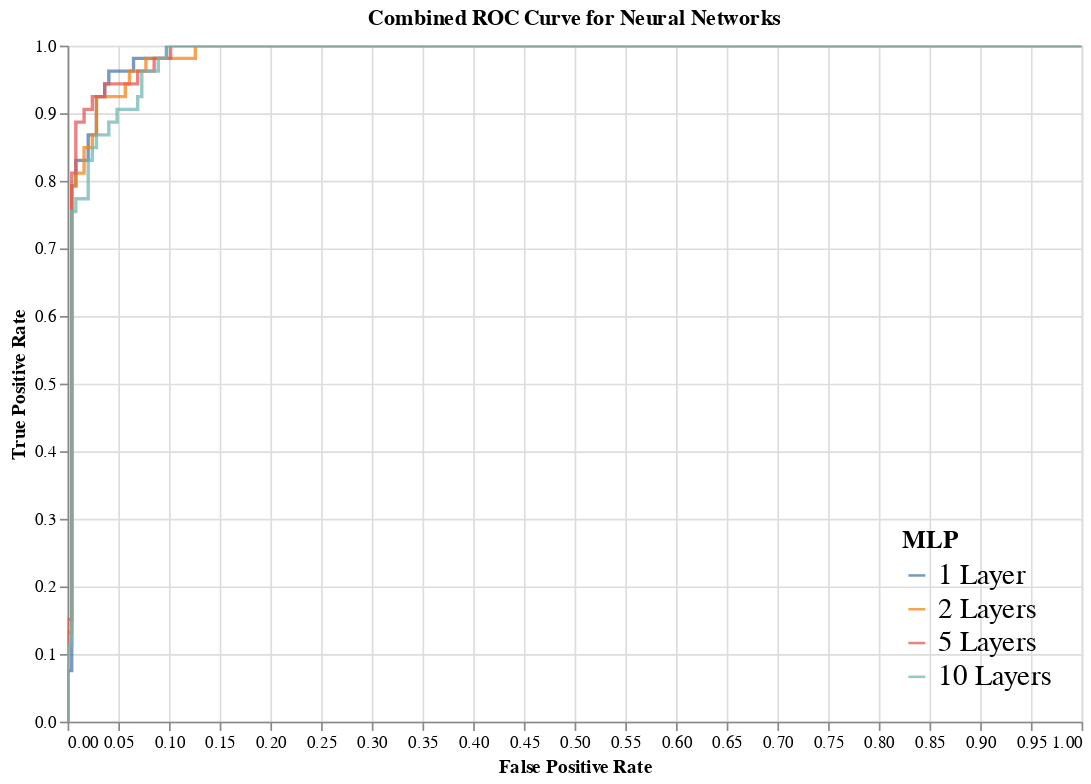

The notebook cell saved with this chart:
### Code cell
# Combined ROC Curve (Altair)
import altair as alt

legend_order = ['1 Layer', '2 Layers', '5 Layers', '10 Layers']

combined_nn_roc_plot = alt.Chart(combined_nn_roc_df).mark_line(size=2, opacity=0.75).encode(
    x=alt.X('FPR', title='False Positive Rate'),
    y=alt.Y('TPR', title='True Positive Rate'),
    color=alt.Color("Model", sort=legend_order, legend=alt.Legend(title="MLP", orient="bottom-right"))
).configure_legend(
    titleFontSize=15,
    labelFontSize=17
).properties(
    width=600,
    height=400,
    title="Combined ROC Curve for Neural Networks"
).interactive()

combined_nn_roc_plot

### Figure 1 — Vega-Lite specification as saved in the notebook (floating-point values rounded to 4 significant figures)
{"config": {"view": {"continuousWidth": 300, "continuousHeight": 300}, "legend": {"labelFontSize": 17, "titleFontSize": 15}}, "data": {"name": "data-fdae44cb43b180b94d323432e84998d0"}, "mark": {"type": "line", "opacity": 0.75, "size": 2}, "encoding": {"color": {"field": "Model", "legend": {"orient": "bottom-right", "title": "MLP"}, "sort": ["1 Layer", "2 Layers", "5 Layers", "10 Layers"], "type": "nominal"}, "x": {"field": "FPR", "title": "False Positive Rate", "type": "quantitative"}, "y": {"field": "TPR", "title": "True Positive Rate", "type": "quantitative"}}, "height": 400, "params": [{"name": "param_2", "select": {"type": "interval", "encodings": ["x", "y"]}, "bind": "scales"}], "title": "Combined ROC Curve for Neural Networks", "width": 600, "$schema": "https://vega.github.io/schema/vega-lite/v5.20.1.json", "datasets": {"data-fdae44cb43b180b94d323432e84998d0": [{"TPR": 0.0, "FPR": 0.0, "Model": "1 Layer"}, {"TPR": 0.01887, "FPR": 0.0, "Model": "1 Layer"}, {"TPR": 0.07547, "FPR": 0.0, "Model": "1 Layer"}, {"TPR": 0.07547, "FPR": 0.004065, "Model": "1 Layer"}, {"TPR": 0.7925, "FPR": 0.004065, "Model": "1 Layer"}, {"TPR": 0.7925, "FPR": 0.00813, "Model": "1 Layer"}, {"TPR": 0.8302, "FPR": 0.00813, "Model": "1 Layer"}, {"TPR": 0.8302, "FPR": 0.02033, "Model": "1 Layer"}, {"TPR": 0.8679, "FPR": 0.02033, "Model": "1 Layer"}, {"TPR": 0.8679, "FPR": 0.02846, "Model": "1 Layer"}, {"TPR": 0.9245, "FPR": 0.02846, "Model": "1 Layer"}, {"TPR": 0.9245, "FPR": 0.03659, "Model": "1 Layer"}, {"TPR": 0.9434, "FPR": 0.03659, "Model": "1 Layer"}, {"TPR": 0.9434, "FPR": 0.04065, "Model": "1 Layer"}, {"TPR": 0.9623, "FPR": 0.04065, "Model": "1 Layer"}, {"TPR": 0.9623, "FPR": 0.06504, "Model": "1 Layer"}, {"TPR": 0.9811, "FPR": 0.06504, "Model": "1 Layer"}, {"TPR": 0.9811, "FPR": 0.09756, "Model": "1 Layer"}, {"TPR": 1.0, "FPR": 0.09756, "Model": "1 Layer"}, {"TPR": 1.0, "FPR": 0.5244, "Model": "1 Layer"}, {"TPR": 1.0, "FPR": 0.5325, "Model": "1 Layer"}, {"TPR": 1.0, "FPR": 0.6179, "Model": "1 Layer"}, {"TPR": 1.0, "FPR": 0.626, "Model": "1 Layer"}, {"TPR": 1.0, "FPR": 1.0, "Model": "1 Layer"}, {"TPR": 0.0, "FPR": 0.0, "Model": "2 Layers"}, {"TPR": 0.01887, "FPR": 0.0, "Model": "2 Layers"}, {"TPR": 0.1321, "FPR": 0.0, "Model": "2 Layers"}, {"TPR": 0.1321, "FPR": 0.004065, "Model": "2 Layers"}, {"TPR": 0.7925, "FPR": 0.004065, "Model": "2 Layers"}, {"TPR": 0.7925, "FPR": 0.00813, "Model": "2 Layers"}, {"TPR": 0.8113, "FPR": 0.00813, "Model": "2 Layers"}, {"TPR": 0.8113, "FPR": 0.01626, "Model": "2 Layers"}, {"TPR": 0.8491, "FPR": 0.01626, "Model": "2 Layers"}, {"TPR": 0.8491, "FPR": 0.02439, "Model": "2 Layers"}, {"TPR": 0.8679, "FPR": 0.02439, "Model": "2 Layers"}, {"TPR": 0.8679, "FPR": 0.02846, "Model": "2 Layers"}, {"TPR": 0.9245, "FPR": 0.02846, "Model": "2 Layers"}, {"TPR": 0.9245, "FPR": 0.05691, "Model": "2 Layers"}, {"TPR": 0.9434, "FPR": 0.05691, "Model": "2 Layers"}, {"TPR": 0.9434, "FPR": 0.06098, "Model": "2 Layers"}, {"TPR": 0.9623, "FPR": 0.06098, "Model": "2 Layers"}, {"TPR": 0.9623, "FPR": 0.07724, "Model": "2 Layers"}, {"TPR": 0.9811, "FPR": 0.07724, "Model": "2 Layers"}, {"TPR": 0.9811, "FPR": 0.126, "Model": "2 Layers"}, {"TPR": 1.0, "FPR": 0.126, "Model": "2 Layers"}, {"TPR": 1.0, "FPR": 0.4959, "Model": "2 Layers"}, {"TPR": 1.0, "FPR": 0.5041, "Model": "2 Layers"}, {"TPR": 1.0, "FPR": 0.6829, "Model": "2 Layers"}, {"TPR": 1.0, "FPR": 0.6911, "Model": "2 Layers"}, {"TPR": 1.0, "FPR": 1.0, "Model": "2 Layers"}, {"TPR": 0.0, "FPR": 0.0, "Model": "5 Layers"}, {"TPR": 0.01887, "FPR": 0.0, "Model": "5 Layers"}, {"TPR": 0.1509, "FPR": 0.0, "Model": "5 Layers"}, {"TPR": 0.1509, "FPR": 0.004065, "Model": "5 Layers"}, {"TPR": 0.8113, "FPR": 0.004065, "Model": "5 Layers"}, {"TPR": 0.8113, "FPR": 0.00813, "Model": "5 Layers"}, {"TPR": 0.8868, "FPR": 0.00813, "Model": "5 Layers"}, {"TPR": 0.8868, "FPR": 0.01626, "Model": "5 Layers"}, {"TPR": 0.9057, "FPR": 0.01626, "Model": "5 Layers"}, {"TPR": 0.9057, "FPR": 0.02439, "Model": "5 Layers"}, {"TPR": 0.9245, "FPR": 0.02439, "Model": "5 Layers"}, {"TPR": 0.9245, "FPR": 0.03659, "Model": "5 Layers"}, {"TPR": 0.9434, "FPR": 0.03659, "Model": "5 Layers"}, {"TPR": 0.9434, "FPR": 0.06911, "Model": "5 Layers"}, {"TPR": 0.9623, "FPR": 0.06911, "Model": "5 Layers"}, {"TPR": 0.9623, "FPR": 0.08537, "Model": "5 Layers"}, {"TPR": 0.9811, "FPR": 0.08537, "Model": "5 Layers"}, {"TPR": 0.9811, "FPR": 0.1016, "Model": "5 Layers"}, {"TPR": 1.0, "FPR": 0.1016, "Model": "5 Layers"}, {"TPR": 1.0, "FPR": 0.4106, "Model": "5 Layers"}, {"TPR": 1.0, "FPR": 0.4187, "Model": "5 Layers"}, {"TPR": 1.0, "FPR": 1.0, "Model": "5 Layers"}, {"TPR": 0.0, "FPR": 0.0, "Model": "10 Layers"}, {"TPR": 0.01887, "FPR": 0.0, "Model": "10 Layers"}, {"TPR": 0.1132, "FPR": 0.0, "Model": "10 Layers"}, {"TPR": 0.1132, "FPR": 0.004065, "Model": "10 Layers"}, {"TPR": 0.7547, "FPR": 0.004065, "Model": "10 Layers"}, {"TPR": 0.7547, "FPR": 0.00813, "Model": "10 Layers"}, {"TPR": 0.7736, "FPR": 0.00813, "Model": "10 Layers"}, {"TPR": 0.7736, "FPR": 0.02033, "Model": "10 Layers"}, {"TPR": 0.8302, "FPR": 0.02033, "Model": "10 Layers"}, {"TPR": 0.8302, "FPR": 0.02439, "Model": "10 Layers"}, {"TPR": 0.8491, "FPR": 0.02439, "Model": "10 Layers"}, {"TPR": 0.8491, "FPR": 0.02846, "Model": "10 Layers"}, {"TPR": 0.8679, "FPR": 0.02846, "Model": "10 Layers"}, {"TPR": 0.8679, "FPR": 0.04065, "Model": "10 Layers"}, {"TPR": 0.8868, "FPR": 0.04065, "Model": "10 Layers"}, {"TPR": 0.8868, "FPR": 0.04878, "Model": "10 Layers"}, {"TPR": 0.9057, "FPR": 0.04878, "Model": "10 Layers"}, {"TPR": 0.9057, "FPR": 0.06911, "Model": "10 Layers"}, {"TPR": 0.9245, "FPR": 0.06911, "Model": "10 Layers"}, {"TPR": 0.9245, "FPR": 0.07317, "Model": "10 Layers"}, {"TPR": 0.9623, "FPR": 0.07317, "Model": "10 Layers"}, {"TPR": 0.9623, "FPR": 0.08943, "Model": "10 Layers"}, {"TPR": 0.9811, "FPR": 0.08943, "Model": "10 Layers"}, {"TPR": 0.9811, "FPR": 0.09756, "Model": "10 Layers"}, {"TPR": 1.0, "FPR": 0.09756, "Model": "10 Layers"}, {"TPR": 1.0, "FPR": 0.5203, "Model": "10 Layers"}, {"TPR": 1.0, "FPR": 0.5285, "Model": "10 Layers"}, {"TPR": 1.0, "FPR": 0.5854, "Model": "10 Layers"}, {"TPR": 1.0, "FPR": 0.5935, "Model": "10 Layers"}, {"TPR": 1.0, "FPR": 1.0, "Model": "10 Layers"}]}}
